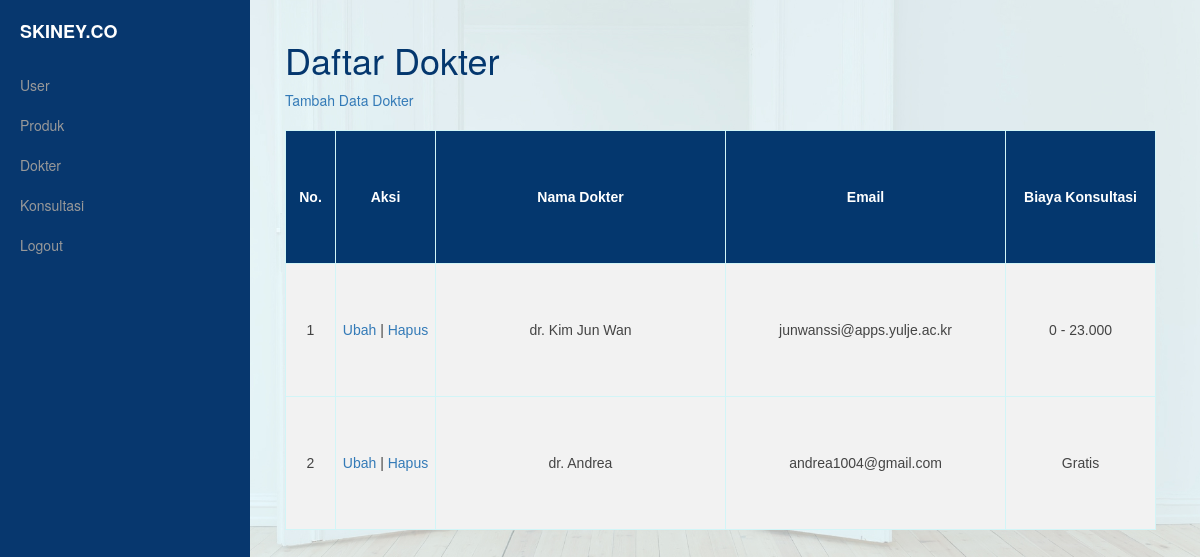
The page /dokter/daftar_dokter.php on the database its author committed.
### tables this page shows
CREATE TABLE `dokter_spkk` (
  `id` int(1) NOT NULL,
  `nama_dokter` varchar(100) NOT NULL,
  `email` varchar(100) NOT NULL,
  `biaya_konsultasi` varchar(20) NOT NULL
);

### functions.php (called while the page is built, shortened)
<?php
$koneksi = mysqli_connect("localhost", "root", "", "joco");
function query($query) {
    global $koneksi;
    $result = mysqli_query($koneksi, $query);
    $rows = [];
    while( $row = mysqli_fetch_assoc($result) ) {
        $rows[] = $row;
    }
    return $rows;
}
?>

### dokter/daftar_dokter.php (the view, shortened to what this page needs)
<?php
require 'C:/xampp/htdocs/jo&co-web/functions.php';
$dokter = query("SELECT * FROM dokter_spkk");
?>
<!DOCTYPE html>
<html lang="en">
<head>
    <link href="css/bootstrap.min.css" rel="stylesheet">
    <link href="css/simple-sidebar.css" rel="stylesheet">
</head>
<body>
    <div id="wrapper">
        <div id="sidebar-wrapper">
            <ul class="sidebar-nav">
                <li class="sidebar-brand">
                    <a href="../dashboard.php">
                        <b> SKINEY.CO </b>
                    </a>
                </li>
                <li>
                    <a href="../data_user/daftar_user.php">User</a>
                </li>
                <li>
                    <a href="../produk/daftar_produk.php">Produk</a>
                </li>
                <li>
                    <a href="../dokter/daftar_dokter.php">Dokter</a>
                </li>
                <li>
                    <a href="../konsultasi/daftar_konsultasi.php">Konsultasi</a>
                </li>
                <li>
                <a href="../logout.php" onclick="return confirm('Apakah Anda yakin ingin keluar?');"> Logout </a>
                </li>
            </ul>
        </div>
        <div id="page-content-wrapper">
            <div class="container-fluid">
                <div class="row">
                    <div class="col-lg-12">
                        <h1 class="warnakita">Daftar Dokter</h1>
                        <a href="tambah_dokter.php"> Tambah Data Dokter </a>
                        <br><br>
                        <table class="table1" border="1">
                            <tr>
                                <th width="50px"> <center> <b> No. </b> </center> </th>
                                <th width="100px"> <center> <b> Aksi </b> </center> </th>
                                <th width="290px"> <center> <b> Nama Dokter </b> </center> </th>
                                <th width="280px"> <center> <b> Email </b> </center> </th>
                                <th width="150px"> <center> <b> Biaya Konsultasi </b> </center> </th>
                            </tr>
                            <?php $i = 1; ?>
                            <?php foreach($dokter as $row) : ?>
                            <tr>
                                <td> <?= $i ?> </td>
                                <td>
                                    <a href="ubah_dokter.php?id=<?= $row["id"]; ?>"> Ubah </a> |
                                    <a href="hapus_dokter.php?id=<?= $row["id"]; ?>" onclick="return confirm('Apakah Anda yakin ingin menghapus data?');"> Hapus </a>
                                </td>
                                <td> <?= $row["nama_dokter"]; ?> </td>
                                <td> <?= $row["email"]; ?> </td>
                                <td> <?= $row["biaya_konsultasi"]; ?> </td>
                            </tr>
                            <?php $i++; ?>
                            <?php endforeach; ?>
</table>
                    </div>
                </div>
            </div>
        </div>
    </div>
</body>
</html>

### dokter/css/simple-sidebar.css (style rules this page uses)
#wrapper { padding-left: 0; -webkit-transition: all 0.5s ease; -moz-transition: all 0.5s ease; -o-transition: all 0.5s ease; transition: all 0.5s ease; }
#sidebar-wrapper { z-index: 1000; position: fixed; left: 250px; width: 0; height: 100%; margin-left: -250px; overflow-y: auto; background: rgb(7, 55, 110); -webkit-transition: all 0.5s ease; -moz-transition: all 0.5s ease; -o-transition: all 0.5s ease; transition: all 0.5s ease; }
#page-content-wrapper { width: 100%; padding: 15px; }
.sidebar-nav { position: absolute; top: 0; width: 250px; margin: 0; padding: 0; list-style: none; }
.sidebar-nav li { text-indent: 20px; line-height: 40px; }
.sidebar-nav li a { display: block; text-decoration: none; color: #999999; }
.sidebar-nav > .sidebar-brand { height: 65px; font-size: 18px; line-height: 60px; }
.sidebar-nav > .sidebar-brand a { color: #999999; }
@media (min-width:768px) { #wrapper { padding-left: 250px; } }
@media (min-width:768px) { #sidebar-wrapper { width: 250px; } }
@media (min-width:768px) { #page-content-wrapper { padding: 20px; } }

### dokter/daftar_dokter.php (style rules this page uses)
.warnakita { color: #04376e; }
body { font-family: sans-serif; background: url('../bg.jpg'); background-position: center; background-size: cover; height: auto; transition: all .5s; }
.table1 { font-family: sans-serif; color: #444; border-collapse: collapse; height: 400px; border: 1px solid #D2f5f7; }
.table1 tr th { background: #04376e; color: #fff; font-weight: normal; }
.table1, th, td { padding: 8px 20px; text-align: center; background-color: #f2f2f2; }
.table1 tr:nth-child(even) { background-color: #f2f2f2; }

### rows shown on the page
dokter_spkk: nama_dokter "dr. Kim Jun Wan", email "junwanssi@apps.yulje.ac.kr", biaya_konsultasi "0 - 23.000"
dokter_spkk: nama_dokter "dr. Andrea", email "andrea1004@gmail.com", biaya_konsultasi "Gratis"
